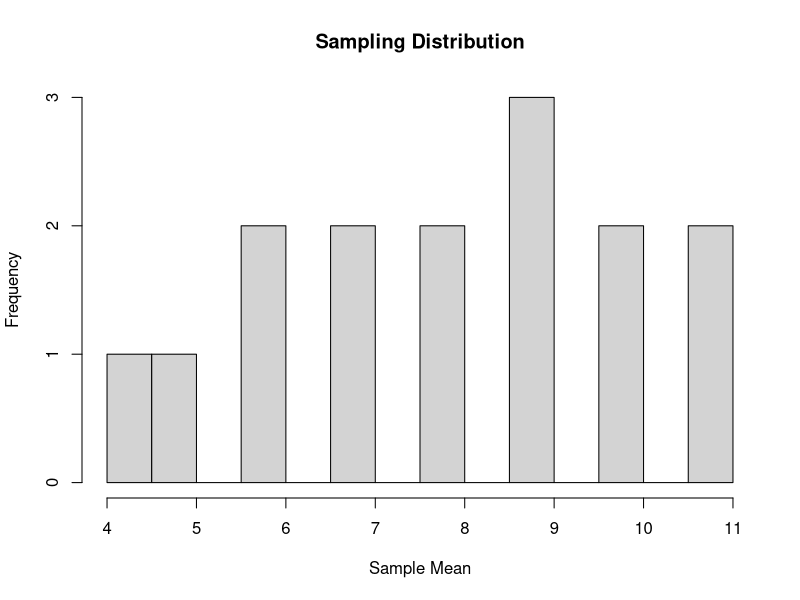
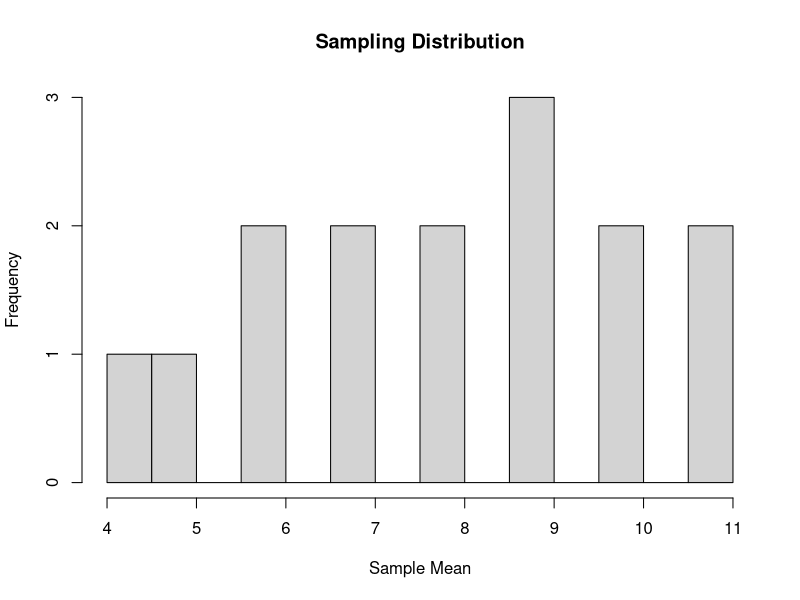
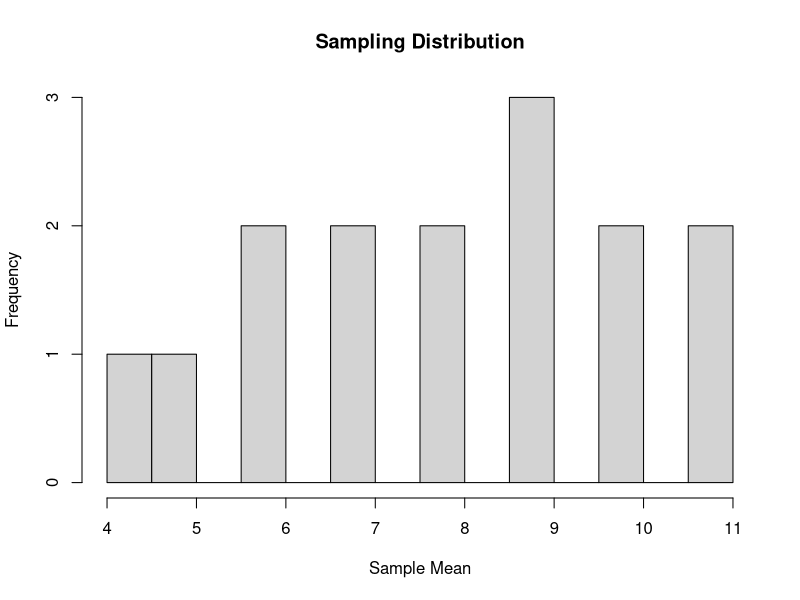

The R source for these figures, in order:
## ---- chunk 1
library(tidyverse)
library(kableExtra)
## ---- chunk 2
library(magrittr)
library(knitr)

ponds = data.frame(matrix(nrow=6,ncol=2))
colnames(ponds)=c("Pond","egg.mass")

ponds$Pond=LETTERS[1:6]
ponds$egg.mass = c(2,6,8,10,10,12)

ponds %>% 
  kable(table.attr = 'data-quarto-disable-processing="true"') %>% 
  kableExtra::kable_styling(bootstrap_options = c("striped"), full_width = FALSE,font_size = 30)

## ---- chunk 3
mu = mean(ponds$egg.mass)
## ---- chunk 4
choose(6,2)
## ---- chunk 5
utils::combn(LETTERS[1:6],2)
## ---- chunk 6
ponds.letters=t(utils::combn(LETTERS[1:6],2))
ponds.numbers=utils::combn(1:6,2)

ponds.all=data.frame(cbind(matrix(1:15,ncol=1),ponds.letters,matrix(ponds$egg.mass[ponds.numbers],ncol=2,byrow = TRUE)))
colnames(ponds.all)=c("Sample.Number","First Pond","Second Pond","First Value","Second Value")

ponds.all %>% 
  kable(table.attr = 'data-quarto-disable-processing="true"') %>% 
  kableExtra::kable_styling(bootstrap_options = c("striped"), full_width = FALSE,font_size = 20)

## ---- chunk 7
sample(LETTERS[1:6],2)
## ---- chunk 8
sample(LETTERS[1:6],2)
## ---- chunk 9
sample(LETTERS[1:6],2)
## ---- chunk 10
#library(kableExtra)
#library(tidyr)
ponds.all$Sample.Mean = apply(matrix(ponds$egg.mass[ponds.numbers],ncol=2,byrow = TRUE),1,mean)

ponds.all$Absolute.Deviation = abs(ponds.all$Sample.Mean-8)

#knitr::kable(ponds.all)


ponds.all %>% 
  kable(table.attr = 'data-quarto-disable-processing="true"') %>% 
  kableExtra::kable_styling(bootstrap_options = c("striped"), full_width = FALSE,font_size = 20)

## ---- chunk 11
ponds.simple = data.frame(Sample.Number = ponds.all$Sample.Number,
                          Sample.Mean = ponds.all$Sample.Mean,
                          Deviance.Truth = ponds.all$Sample.Mean-8
                          )
ponds.simple %>% 
  kable(table.attr = 'data-quarto-disable-processing="true"') %>% 
  kableExtra::kable_styling(bootstrap_options = c("striped"), full_width = FALSE,font_size = 20)

## ---- chunk 12
#result above
mean(ponds.simple$Sample.Mean)
## ---- chunk 13
#result above
sum(ponds.simple$Deviance.Truth)
## ---- chunk 14

temp=data.frame(table(ponds.simple$Sample.Mean))
colnames(temp)=c("Sample.Mean","Frequency")
temp$Relative.Freq= temp$Frequency/sum(temp$Frequency)
temp$Mean.times.Rel.Freq= as.numeric(as.character(temp$Sample.Mean))*temp$Relative.Freq

temp$Sample.Mean=as.character(temp$Sample.Mean)
temp[9,]=c("Sum","15","1","8")

temp$Relative.Freq = as.numeric(temp$Relative.Freq)
temp$Mean.times.Rel.Freq = as.numeric(temp$Mean.times.Rel.Freq)
temp %>% 
  kable(table.attr = 'data-quarto-disable-processing="true"',
        digits = 3) %>% 
  kableExtra::kable_styling(bootstrap_options = c("striped"), full_width = FALSE,font_size = 30)


# temp2=data.frame("SUM",sum(as.numeric(temp$Frequency[1:8])),sum(as.numeric(temp$Relative.Freq[1:8])),sum(as.numeric(temp$Mean.times.Rel.Freq[1:8])))
# colnames(temp2)=NULL
# 
# temp2 %>% 
#   kable(table.attr = 'data-quarto-disable-processing="true"') %>% 
#   kableExtra::kable_styling(bootstrap_options = c("striped"), full_width = FALSE,font_size = 40)

## ---- chunk 15
temp=data.frame(table(ponds.simple$Sample.Mean))
colnames(temp)=c("Sample.Mean","Frequency")
temp$Relative.Freq= temp$Frequency/sum(temp$Frequency)
temp$Mean.times.Rel.Freq= as.numeric(as.character(temp$Sample.Mean))*temp$Relative.Freq

hist(ponds.simple$Sample.Mean,freq=TRUE,breaks=10,
     main="Sampling Distribution",
     xlab="Sample Mean")

## ---- chunk 16
hist(ponds.simple$Sample.Mean,freq=TRUE,breaks=10,
     main="Sampling Distribution",
     xlab="Sample Mean")

## ---- chunk 17
hist(ponds.simple$Sample.Mean,freq=TRUE,breaks=10,
     main="Sampling Distribution",
     xlab="Sample Mean")
